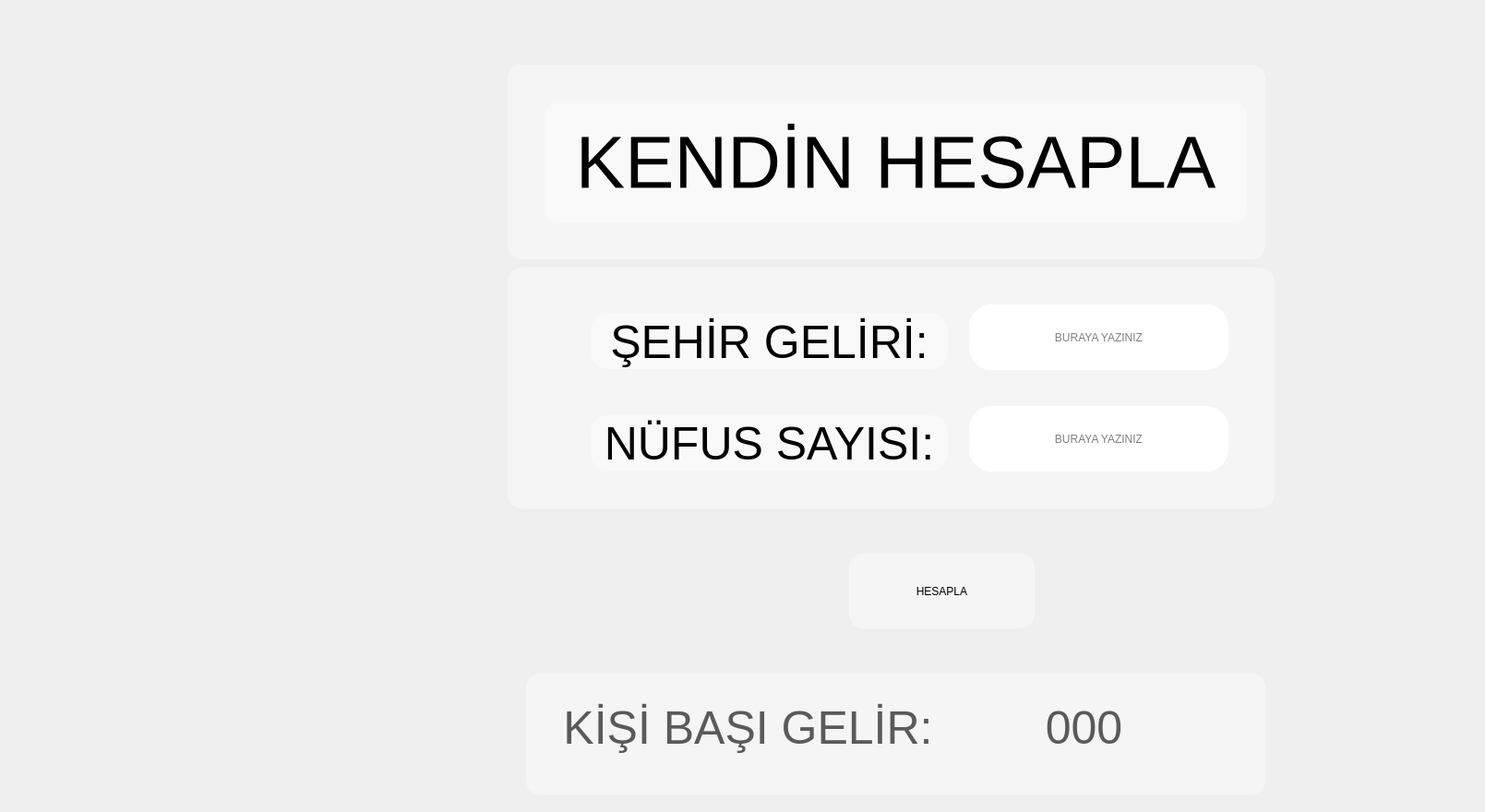
        <widget class="QWidget" name="tab_5">
         <attribute name="title">
          <string>KENDİN HESAPLA</string>
         </attribute>
         <widget class="QWidget" name="widget_5" native="true">
          <property name="geometry">
           <rect>
            <x>320</x>
            <y>60</y>
            <width>1280</width>
            <height>811</height>
           </rect>
          </property>
          <widget class="QFrame" name="frame_7">
           <property name="geometry">
            <rect>
             <x>230</x>
             <y>10</y>
             <width>821</width>
             <height>211</height>
            </rect>
           </property>
           <property name="styleSheet">
            <string notr="true">background:rgb(255,255,255,90);border:none;border-radius: 15px;
</string>
           </property>
           <property name="frameShape">
            <enum>QFrame::StyledPanel</enum>
           </property>
           <property name="frameShadow">
            <enum>QFrame::Raised</enum>
           </property>
           <widget class="QLabel" name="label">
            <property name="geometry">
             <rect>
              <x>40</x>
              <y>40</y>
              <width>761</width>
              <height>131</height>
             </rect>
            </property>
            <property name="styleSheet">
             <string notr="true">font-size:80px;</string>
            </property>
            <property name="text">
             <string>KENDİN HESAPLA</string>
            </property>
            <property name="alignment">
             <set>Qt::AlignCenter</set>
            </property>
           </widget>
          </widget>
          <widget class="QWidget" name="formLayoutWidget_3">
           <property name="geometry">
            <rect>
             <x>290</x>
             <y>700</y>
             <width>722</width>
             <height>78</height>
            </rect>
           </property>
           <layout class="QFormLayout" name="formLayout_3">
            <item row="0" column="0">
             <widget class="QLabel" name="label_2">
              <property name="styleSheet">
               <string notr="true">font-size:50px;</string>
              </property>
              <property name="text">
               <string>KİŞİ BAŞI GELİR:</string>
              </property>
              <property name="alignment">
               <set>Qt::AlignCenter</set>
              </property>
             </widget>
            </item>
            <item row="0" column="1">
             <widget class="QLabel" name="lbl_manGelir">
              <property name="styleSheet">
               <string notr="true">font-size:50px;</string>
              </property>
              <property name="text">
               <string>000</string>
              </property>
              <property name="alignment">
               <set>Qt::AlignCenter</set>
              </property>
             </widget>
            </item>
           </layout>
          </widget>
          <widget class="QFrame" name="frame_8">
           <property name="geometry">
            <rect>
             <x>230</x>
             <y>230</y>
             <width>831</width>
             <height>261</height>
            </rect>
           </property>
           <property name="styleSheet">
            <string notr="true">background:rgb(255,255,255,90);border:none;border-radius: 15px;
</string>
           </property>
           <property name="frameShape">
            <enum>QFrame::StyledPanel</enum>
           </property>
           <property name="frameShadow">
            <enum>QFrame::Raised</enum>
           </property>
           <widget class="QLineEdit" name="edt_Gelir">
            <property name="geometry">
             <rect>
              <x>500</x>
              <y>40</y>
              <width>281</width>
              <height>71</height>
             </rect>
            </property>
            <property name="styleSheet">
             <string notr="true">background-color:white;border-radius:24px;color:black;</string>
            </property>
            <property name="alignment">
             <set>Qt::AlignCenter</set>
            </property>
            <property name="placeholderText">
             <string>BURAYA YAZINIZ</string>
            </property>
           </widget>
           <widget class="QLineEdit" name="edt_nufus">
            <property name="geometry">
             <rect>
              <x>500</x>
              <y>150</y>
              <width>281</width>
              <height>71</height>
             </rect>
            </property>
            <property name="styleSheet">
             <string notr="true">background-color:white;border-radius:24px;color:black;</string>
            </property>
            <property name="alignment">
             <set>Qt::AlignCenter</set>
            </property>
            <property name="placeholderText">
             <string>BURAYA YAZINIZ</string>
            </property>
           </widget>
           <widget class="QLabel" name="label_8">
            <property name="geometry">
             <rect>
              <x>90</x>
              <y>160</y>
              <width>387</width>
              <height>60</height>
             </rect>
            </property>
            <property name="styleSheet">
             <string notr="true">font-size:50px;border-radius:18px;</string>
            </property>
            <property name="text">
             <string>NÜFUS SAYISI:</string>
            </property>
            <property name="alignment">
             <set>Qt::AlignCenter</set>
            </property>
           </widget>
           <widget class="QLabel" name="label_7">
            <property name="geometry">
             <rect>
              <x>90</x>
              <y>50</y>
              <width>387</width>
              <height>60</height>
             </rect>
            </property>
            <property name="styleSheet">
             <string notr="true">font-size:50px;border-radius:18px;</string>
            </property>
            <property name="text">
             <string>ŞEHİR GELİRİ:</string>
            </property>
            <property name="alignment">
             <set>Qt::AlignCenter</set>
            </property>
           </widget>
          </widget>
          <widget class="QFrame" name="frame_9">
           <property name="geometry">
            <rect>
             <x>250</x>
             <y>670</y>
             <width>801</width>
             <height>131</height>
            </rect>
           </property>
           <property name="styleSheet">
            <string notr="true">background:rgb(255,255,255,90);border:none;border-radius: 15px;
</string>
           </property>
           <property name="frameShape">
            <enum>QFrame::StyledPanel</enum>
           </property>
           <property name="frameShadow">
            <enum>QFrame::Raised</enum>
           </property>
          </widget>
          <widget class="QPushButton" name="btn_Hesapla">
           <property name="geometry">
            <rect>
             <x>600</x>
             <y>540</y>
             <width>201</width>
             <height>81</height>
            </rect>
           </property>
           <property name="styleSheet">
            <string notr="true">background:rgb(255,255,255,90);border:none;border-radius: 15px;
</string>
           </property>
           <property name="text">
            <string>HESAPLA</string>
           </property>
          </widget>
         </widget>
        </widget>
